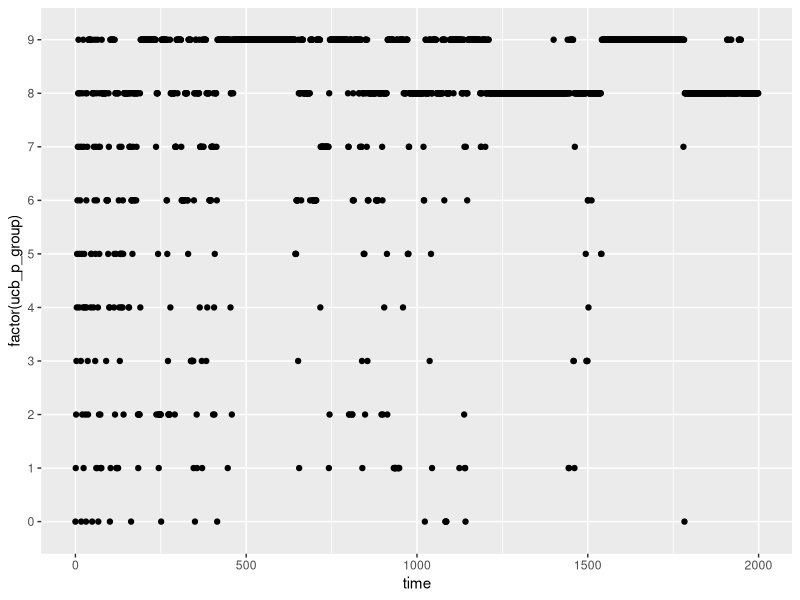
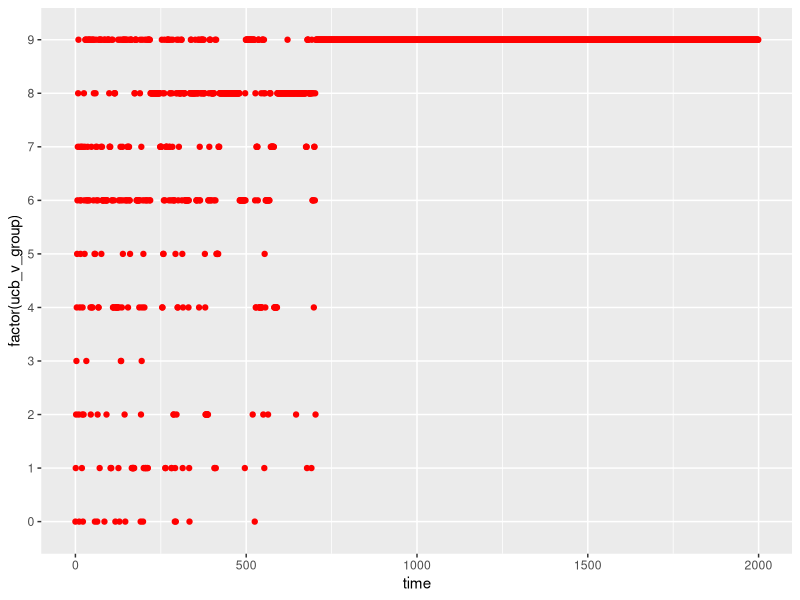

Recreate these plots in R, in order.
library(dplyr)
library(ggplot2)
setwd("G:\\My Drive\\Research\\Contextual Bandits\\code\\bandits\\peeking")
df <- read.csv("ucb_peek.csv")

ggplot(df) + geom_point(aes(x=time, y=factor(ucb_p_group))) 
ggplot(df) + geom_point(aes(x=time, y=factor(ucb_v_group)), colour = "red")
